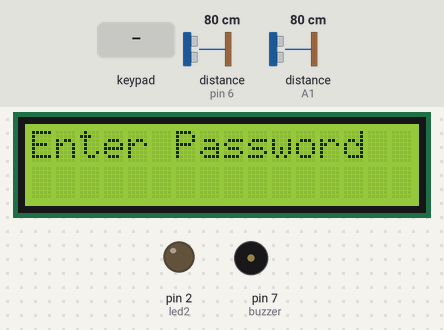
Recording of a sketch running on a simulated Arduino Uno, built with avr-gcc and run on an emulated ATmega328P. Parts: 16×2 character LCD, output pins drawn as LEDs (lit = HIGH), buzzer (waves = sounding). Dashed ring = blinking. The test bench sets the inputs (shaded band); at power-on: distance to the obstacle (sensors on pin 6, A1) 80 cm. The echo pulse lasts 58.3 µs per cm; pins used as bus, display or sensor lines are not drawn; what the sketch prints to the serial monitor is not drawn.

Above: at 1.2 s.
1.3 s: keypad keys 1 2 3 4 # pressed 0.4 s apart
At 3.3 s:
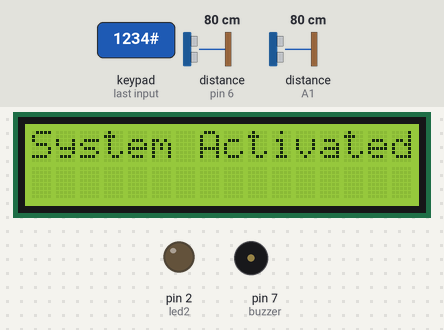
6.3 s: distance to the obstacle (sensor on pin 6) set to 12 cm
9.3 s: distance to the obstacle (sensor on pin 6) set to 9 cm
10.8 s: key 'A' pressed
At 12.2 s:
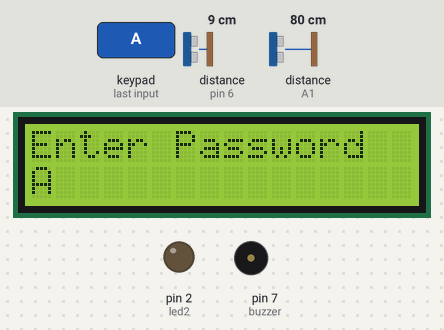
13.8 s: key 'B' pressed
At 16.37 s:
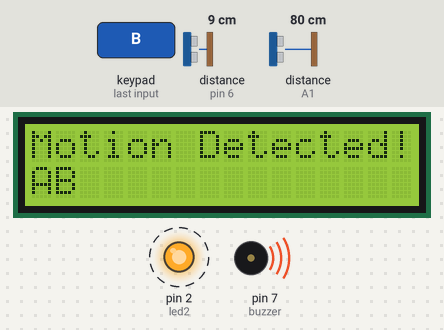
16.8 s: key 'C' pressed
At 17.87 s:
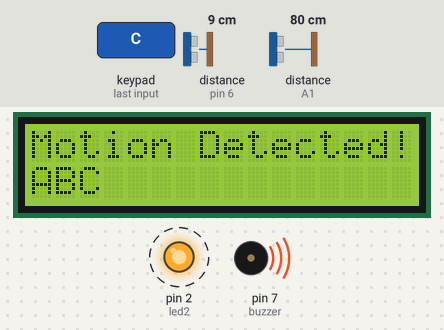
Timing chart, 0 to 20.7 s (numbered marks = the images above; inputs shaded):
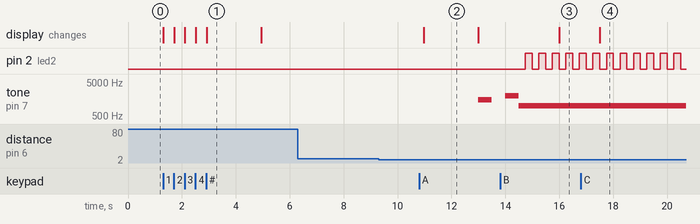

Measured:
- after the input at 1.3 s, the display: first changes at once (image 1 shows a later state)
- after the input at 6.3 s, every drawn part: stays the same
- after the input at 9.3 s, every drawn part: stays the same
- after the input at 10.8 s, the display: changes after 0.17 s (image 2)
- after the input at 13.8 s, the display: changes after 2.2 s (image 3)
- after the input at 16.8 s, the display: changes after 0.70 s (image 4)
- by itself, pin 2 (led2): alternates HIGH for 0.25 s and LOW for 0.25 s
- what the display in image 1 shows lasts 2.0 s, from 2.9 s to 4.9 s

The sketch:

Home_Security_System.ino
```cpp
#include <Keypad.h>
#include <Wire.h>
#include <LiquidCrystal_I2C.h>

// Pin definitions
const int trigPin1 = A3;   // Ultrasonic sensor 1 - Trigger pin
const int echoPin1 = 6;   // Ultrasonic sensor 1 - Echo pin
const int trigPin2 = A2;   // Ultrasonic sensor 2 - Trigger pin
const int echoPin2 = A1;   // Ultrasonic sensor 2 - Echo pin
const int buzzer = 7;    // Buzzer pin
const int led1 = 11;      // LED 1 pin
const int led2 = 2;      // LED 2 pin (Analog pin A4)

// System states
bool systemOn = false;    // System activated
bool alarmOn = false;     // Alarm active

// Keypad setup
const byte ROWS = 4;
const byte COLS = 4;
char keys[ROWS][COLS] = {
  {'1', '2', '3', 'A'},
  {'4', '5', '6', 'B'},
  {'7', '8', '9', 'C'},
  {'*', '0', '#', 'D'}
};
byte rowPins[ROWS] = {12,13,5,10};
byte colPins[COLS] = {4,8,9,11};
Keypad keypad = Keypad(makeKeymap(keys), rowPins, colPins, ROWS, COLS);

// I2C LCD setup
LiquidCrystal_I2C lcd(0x27, 16, 2); // LCD address 0x27

// Passwords
const String PASSWORD_ON = "1234";
const String PASSWORD_ALARM_OFF = "4321";

String inputPassword = ""; // Store keypad input

// Motion detection variables
unsigned long lastMotionTime = 0;
const unsigned long motionDelay = 5000; // 5 seconds delay between detections

void setup() {
  Serial.begin(9600);
  // Initialize pins
  pinMode(trigPin1, OUTPUT);
  pinMode(echoPin1, INPUT);
  pinMode(trigPin2, OUTPUT);
  pinMode(echoPin2, INPUT);
  pinMode(buzzer, OUTPUT);
  pinMode(led1, OUTPUT);
  pinMode(led2, OUTPUT);

  // Initialize I2C LCD
  lcd.init();
  lcd.backlight();
  lcd.print("Enter Password");

   // Start Serial Monitor
  Serial.println("System Started");
}

void loop() {
  char key = keypad.getKey();

  // Handle keypad input
  if (key) {
    Serial.print("Key pressed: ");
    Serial.println(key);
    if (key == '#') { // End of password input
      lcd.clear();
      if (inputPassword == PASSWORD_ON) {
        systemOn = true;
        alarmOn = false;
        lcd.print("System Activated");
        Serial.println("System Activated");
      }
      else if (inputPassword == PASSWORD_ALARM_OFF) {
        stopAlarm();
        lcd.print("Alarm Stopped");
        Serial.println("Alarm Stopped");
      }
      else {
        lcd.print("Wrong Password");
        Serial.println("Wrong Password");
      }
      inputPassword = ""; // Reset input
      delay(2000);
      lcd.clear();
      lcd.print("Enter Password");
    } else {
      if (inputPassword.length() < 4) { // Limit input length
        inputPassword += key; // Append key to password
        lcd.setCursor(0, 1);
        lcd.print(inputPassword);
      }
    }
  }

  // Check motion if the system is ON
  if (systemOn && !alarmOn) {
    bool motion1 = checkMotion(trigPin1, echoPin1);
    bool motion2 = checkMotion(trigPin2, echoPin2);

    if (motion1 || motion2) {
      activateAlarm();
    }
  }

  // Alarm active: Blink LEDs and sound buzzer
  if (alarmOn) {
    digitalWrite(led1, HIGH);
    digitalWrite(led2, LOW);
    tone(buzzer, 1000); // Sound buzzer (high-pitched tone)
    delay(250);
    digitalWrite(led1, LOW);
    digitalWrite(led2, HIGH);
    delay(250);
  }
}

// Function to check motion using ultrasonic sensor
bool checkMotion(int trigPin, int echoPin) {
  long duration;
  int distance;

  digitalWrite(trigPin, LOW);
  delayMicroseconds(2);
  digitalWrite(trigPin, HIGH);
  delayMicroseconds(10);
  digitalWrite(trigPin, LOW);

  duration = pulseIn(echoPin, HIGH);
  distance = duration * 0.034 / 2; // Convert to cm

  Serial.print("Distance: ");
  Serial.println(distance);
  delay(1000);

  if (distance > 0 && distance < 10) { // Motion detected within 10 cm
    if (millis() - lastMotionTime > motionDelay) {
      lastMotionTime = millis();
      return true;  // Trigger alarm only once every 5 seconds
    }
  }
  return false;
}

// Function to activate the alarm
void activateAlarm() {
  alarmOn = true;
  lcd.clear();
  lcd.print("Motion Detected!");
  Serial.println("Alarm Activated!");
  // Add a unique sound for the alarm activation
  tone(buzzer, 1500); // A lower pitch sound
  delay(500);
  noTone(buzzer);
  delay(500);
  tone(buzzer, 2000); // A higher pitch sound
  delay(500);
  noTone(buzzer);
}

// Function to stop the alarm
void stopAlarm() {
  alarmOn = false;
  noTone(buzzer);
  digitalWrite(led1, LOW);
  digitalWrite(led2, LOW);
  Serial.println("Alarm Stopped");
}
```
